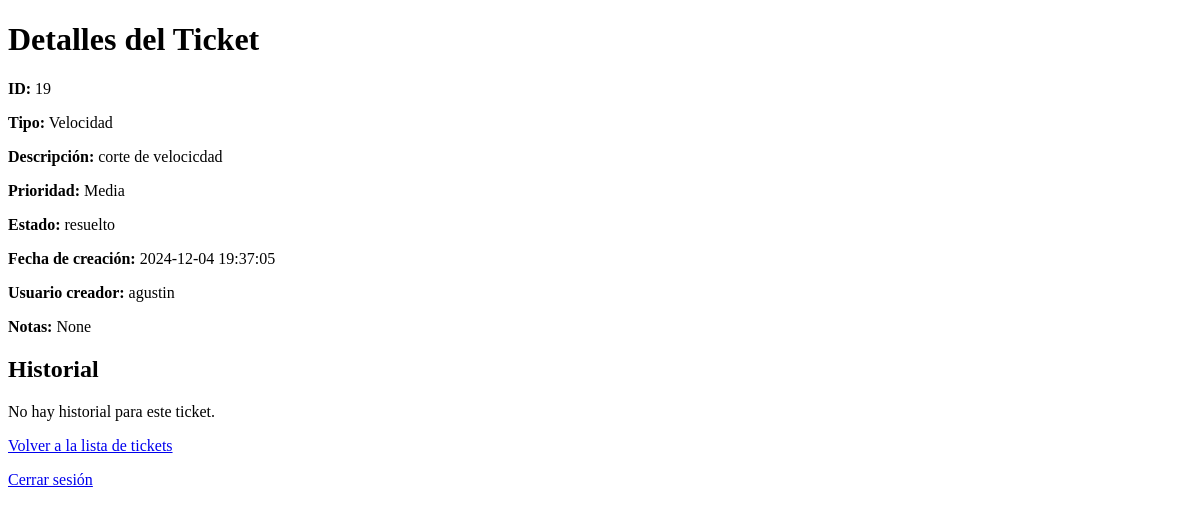
The page /ticket/19 on the database as committed earlier.
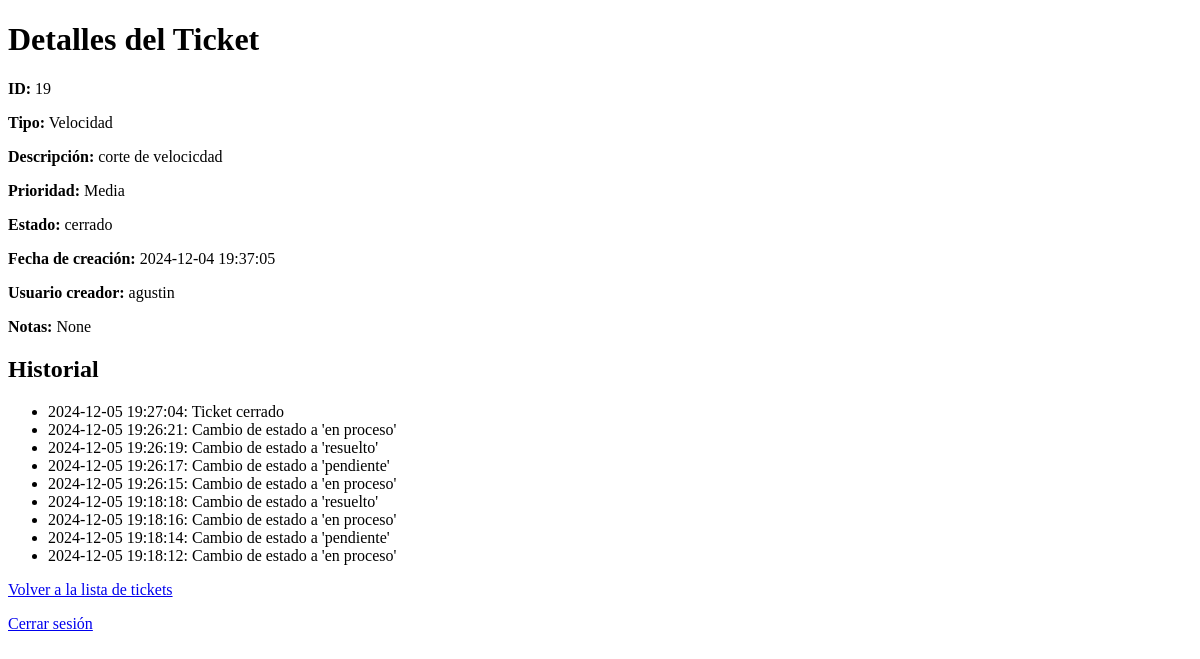
The same page on the database as committed later.
### tables this page shows
CREATE TABLE tickets (
    id INTEGER PRIMARY KEY AUTOINCREMENT,
    tipo TEXT NOT NULL,
    descripcion TEXT NOT NULL,
    prioridad TEXT NOT NULL,
    estado TEXT DEFAULT 'pendiente',
    fecha_creacion DATETIME DEFAULT CURRENT_TIMESTAMP,
    usuario_creador TEXT NOT NULL,
    notas TEXT,
    archivo TEXT
, usuario_asignado TEXT);

CREATE TABLE "historial" (
    id INTEGER PRIMARY KEY AUTOINCREMENT,
    ticket_id INTEGER NOT NULL,
    accion TEXT NOT NULL,
    usuario TEXT NOT NULL,
    fecha TIMESTAMP DEFAULT CURRENT_TIMESTAMP,
    FOREIGN KEY (ticket_id) REFERENCES tickets (id)
);

### app.py (the view)
@app.route('/ticket/<int:id>')
def ticket_details(id):
    conn = get_db_connection()
    ticket = conn.execute('SELECT * FROM tickets WHERE id = ?', (id,)).fetchone()
    historial = conn.execute('SELECT * FROM historial WHERE ticket_id = ? ORDER BY fecha DESC', (id,)).fetchall()
    conn.close()
    return render_template('ticket_details.html', ticket=ticket, historial=historial)

### app.py (called while the page is built)
def get_db_connection():
    conn = sqlite3.connect('database.db', timeout=10)  # Espera hasta 10 segundos si la base de datos está bloqueada
    conn.row_factory = sqlite3.Row
    return conn

### templates/ticket_details.html (shortened to what this page needs)
<!DOCTYPE html>
<html lang="es">
<head>
</head>
<body>
    <h1>Detalles del Ticket</h1>
    <p><strong>ID:</strong> {{ ticket['id'] }}</p>
    <p><strong>Tipo:</strong> {{ ticket['tipo'] }}</p>
    <p><strong>Descripción:</strong> {{ ticket['descripcion'] }}</p>
    <p><strong>Prioridad:</strong> {{ ticket['prioridad'] }}</p>
    <p><strong>Estado:</strong> {{ ticket['estado'] }}</p>
    <p><strong>Fecha de creación:</strong> {{ ticket['fecha_creacion'] }}</p>
    <p><strong>Usuario creador:</strong> {{ ticket['usuario_creador'] }}</p>
    <p><strong>Notas:</strong> {{ ticket['notas'] | default("Sin notas") }}</p>
    <h2>Historial</h2>
    {% if historial %}
        <ul>
            {% for evento in historial %}
                <li>{{ evento['fecha'] }}: {{ evento['accion'] }}</li>
            {% endfor %}
        </ul>
    {% else %}
        <p>No hay historial para este ticket.</p>
    {% endif %}
    <p><a href="/tickets">Volver a la lista de tickets</a></p>
    <a href="/logout">Cerrar sesión</a>
</body>
</html>

Rows that differ between the two databases and show on the page:
changed tickets "Velocidad": estado "resuelto" → "cerrado"
added historial: fecha "2024-12-05 19:27:04", accion "Ticket cerrado"
added historial: fecha "2024-12-05 19:26:21", accion "Cambio de estado a 'en proceso'"
added historial: fecha "2024-12-05 19:26:19", accion "Cambio de estado a 'resuelto'"
added historial: fecha "2024-12-05 19:26:17", accion "Cambio de estado a 'pendiente'"
added historial: fecha "2024-12-05 19:26:15", accion "Cambio de estado a 'en proceso'"
now on this page (row edited): historial: fecha "2024-12-05 19:18:18", accion "Cambio de estado a 'resuelto'"
now on this page (row edited): historial: fecha "2024-12-05 19:18:16", accion "Cambio de estado a 'en proceso'"
now on this page (row edited): historial: fecha "2024-12-05 19:18:14", accion "Cambio de estado a 'pendiente'"
now on this page (row edited): historial: fecha "2024-12-05 19:18:12", accion "Cambio de estado a 'en proceso'"
Other text that changed with them:
text no longer shown: "No hay historial para este ticket."
